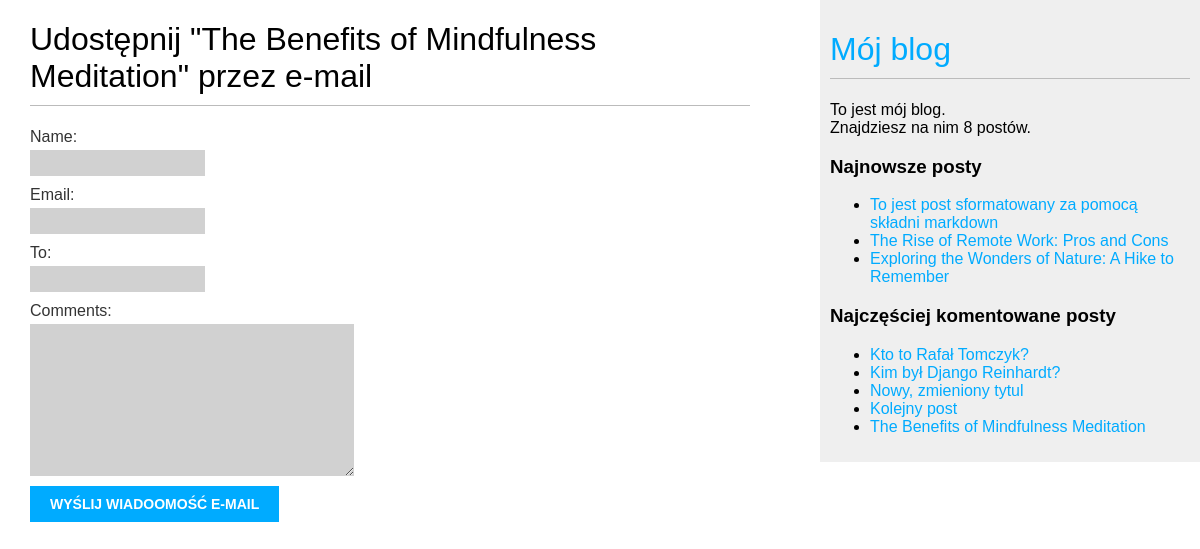
/blog/5/share/, run on the app's committed database.
### blog/models.py (models this page shows, shortened)
class Post(models.Model):
    class Status(models.TextChoices):
        DRAFT = 'DF', 'Roboczy'
        PUBLISHED = 'PB', 'Opublikowany'
    title = models.CharField(max_length=250)
    slug = models.SlugField(max_length=250, unique_for_date='publish')
    author = models.ForeignKey(User, on_delete=models.CASCADE, related_name='blog_posts')
    body = models.TextField()
    publish = models.DateTimeField(default=timezone.now)
    created = models.DateTimeField(auto_now_add=True)
    updated = models.DateTimeField(auto_now=True)
    status = models.CharField(max_length=2, choices=Status.choices, default=Status.DRAFT)
    object = models.Manager()
    published = PublishedManager()
    tags = TaggableManager()
    class Meta:
        ordering = ['-publish']
        indexes = [
            models.Index(fields=['-publish'])
        ]
    def get_absolute_url(self):
        return reverse("blog:post_detail", args=[self.publish.year,
                                                 self.publish.month,
                                                 self.publish.day,
                                                 self.slug])

### blog/views.py (the view)
# urls.py: path('<int:post_id>/share/', views.post_share, name='post_share'),
def post_share(request, post_id):
    post = get_object_or_404(Post, id=post_id, status=Post.Status.PUBLISHED)
    sent = False
    if request.method == 'POST':
        form = EmailPostForm(request.POST)
        if form.is_valid():
            cd = form.cleaned_data
            post_url = request.build_absolute_uri(
                post.get_absolute_url())
            subject = f"{cd['name']} zaleca Ci przeczytanie {post.title}"
            message = f"Przeczytaj {post.title} pod adresem {post_url}\n\nkomentarze {cd['name']}: {cd['comments']}"
            send_mail(subject, message, 'rafal.tomczyk2000@gmail.com', [cd['to']])
            sent = True
    else:
        form = EmailPostForm()
    return render(request, 'blog/post/share.html', {'post': post,
                                                    'form': form,
                                                    'sent': sent})

### blog/forms.py
class EmailPostForm(forms.Form):
    name = forms.CharField(max_length=35)
    email = forms.EmailField()
    to = forms.EmailField()
    comments = forms.CharField(required=False, widget=forms.Textarea)

### blog/models.py (called while the page is built)
    def get_queryset(self):
        return super().get_queryset()\
            .filter(status=Post.Status.PUBLISHED)

### blog/templatetags/blog_tags.py (called while the page is built)
@register.simple_tag
def total_posts():
    return Post.published.count()

@register.inclusion_tag('blog/post/latest_posts.html')
def show_latest_posts(count=5):
    latest_posts = Post.published.order_by('-publish')[:count]
    return {'latest_posts': latest_posts}

@register.simple_tag
def get_most_commented_posts(count=5):
    return Post.published.annotate(total_comments=Count('comments')).order_by('-total_comments')[:count]

### blog/templates/blog/post/share.html (shortened to what this page needs)
{% extends "blog/base.html" %}
{% block content %}
    {% if sent %}
        <h1>Wiadomość e-mail została pomyślnie wysłana</h1>
        <p>
            "Wysłanie posta {{ post.title }}" do {{ form.cleaned_data.to }} zakończyło się sukcesem.
        </p>
    {% else %}
        <h1>Udostępnij "{{ post.title }}" przez e-mail</h1>
        <form method="post">
            {{ form.as_p}}
            <input type="submit" value="Wyślij wiadoomość e-mail">
        </form>
    {% endif %}
{% endblock %}

### blog/templates/blog/base.html (shortened to what this page needs)
{% load blog_tags %}
{% load static %}
<!DOCTYPE html>
<html>
<head>
    <link href="{% static 'css/blog.css' %}" rel="stylesheet">
</head>
<body>
    <div id="content">
        {% block content %}
        {% endblock %}
    </div>
    <div id="sidebar">
        <h1><a href="{% url 'blog:post_list' %}">Mój blog</a></h1>
        <p>To jest mój blog.<br>
            Znajdziesz na nim {% total_posts %} postów.
        </p>
        <h3>Najnowsze posty</h3>
        {% show_latest_posts 3 %}
        <h3>Najczęściej komentowane posty</h3>
        {% get_most_commented_posts as most_commented_posts %}
        <ul>
            {% for post in most_commented_posts %}
            <li>
                <a href="{{ post.get_absolute_url }}">{{ post.title }}</a>
            </li>
            {% endfor %}
        </ul>
    </div>
</body>
</html>

### blog/templates/blog/post/latest_posts.html
<ul>
    {% for post in latest_posts %}
        <li>
            <a href="{{post.get_absolute_url}}">{{post.title}}</a>
        </li>
    {%endfor%}
</ul>

### blog/static/css/blog.css (style rules this page uses)
body { margin:0; padding:0; font-family:helvetica, sans-serif; }
a { color:#00abff; text-decoration:none; }
h1 { font-weight:normal; border-bottom:1px solid #bbb; padding:0 0 10px 0; }
#content { float:left; width:60%; padding:0 0 0 30px; }
#sidebar { float:right; width:30%; padding:10px; background:#efefef; height:100%; }
label { float:left; clear:both; color:#333; margin-bottom:4px; }
input, textarea { clear:both; float:left; margin:0 0 10px; background:#d1d1d1; border:0; padding:6px 10px; font-size:12px; }
input[type=submit] { font-weight:bold; background:#00abff; color:#fff; padding:10px 20px; font-size:14px; text-transform:uppercase; }

### data on the page
Post: title "The Benefits of Mindfulness Meditation"
Post: title "To jest post sformatowany za pomocą składni markdown"
Post: title "The Rise of Remote Work: Pros and Cons"
Post: title "Exploring the Wonders of Nature: A Hike to Remember"
Post: title "Kto to Rafał Tomczyk?"
Post: title "Kim był Django Reinhardt?"
Post: title "Nowy, zmieniony tytul"
Post: title "Kolejny post"
